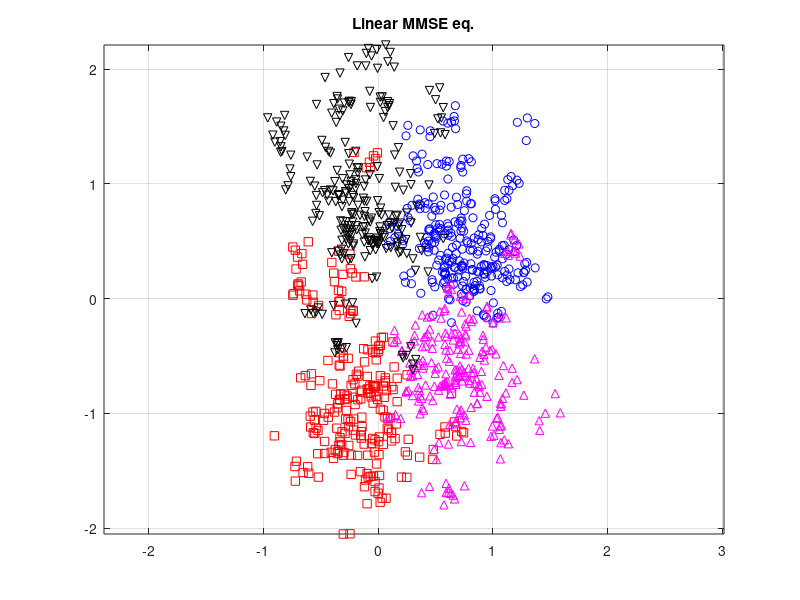
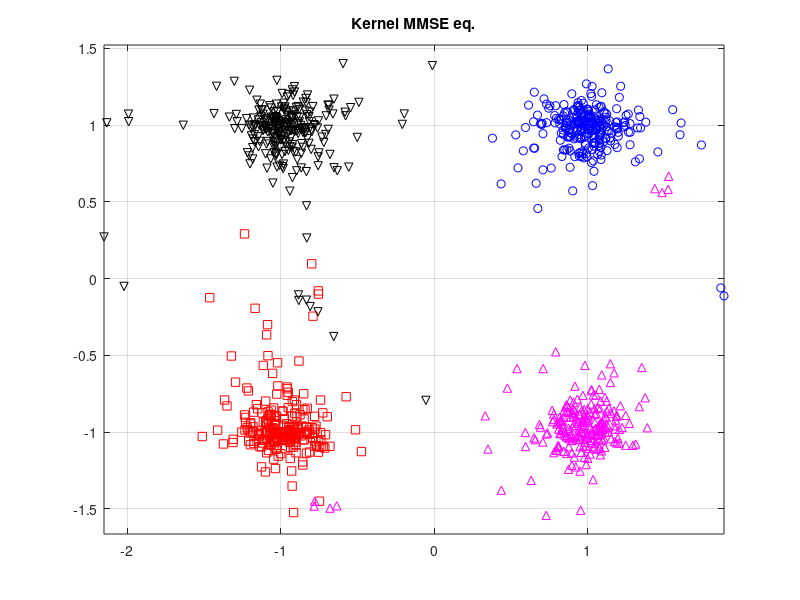

Recreate these plots in MATLAB, in order.
function kernels13
sn = 0.05;     % Noise std
L = 4;         % Filter length
p = sqrt(2)*2; % Kernel parameter
N = 1000;
h = [1 0.5-1j*0.5 .1+1j*.1]; % Linear channel impulse response

% Data
d = sign(randn(1,N)) + 1j*sign(randn(1,N));
d_test = sign(randn(1,N)) + 1j*sign(randn(1,N));

% Channel 
x = channel(d,h,sn);
x_test = channel(d_test,h,sn);

% Data matrix
X = buffer(x,L,L-1)';
X_test = buffer(x_test,L,L-1)';

% Equalization with Linear MMSE
R = X' * X;
R = R + sn^2*eye(size(R));
w = d * X / R;
y = w * X_test';
figure(1), plotresults(y,d_test), title('Linear MMSE eq.')

% Equalization with Kernel MMSE
K = kernel_matrix(X,X,p);
alpha = d * pinv(K + sn^2*eye(size(K)));
K_test = kernel_matrix(X_test,X,p);
y = alpha * K_test;
figure(2), plotresults(y,d_test), title('Kernel MMSE eq.')

function x = channel(d,h,s)
% Channel: Linear section
xl = filter(h,1,d);
% Channel: Nonlinear section
xnl = xl.^(1/3) + xl / 3;
% Noise
x = xnl + s*(randn(size(xl)) + 1j*randn(size(xl)));

function K = kernel_matrix(X1,X2,p)
N1 = size(X1,1);
N2 = size(X2,1);
aux = kron(X1,ones(N2,1)) - kron(ones(1,N1),X2')';
D = buffer(sum(aux.*conj(aux),2),N2,0);
K = exp(-D/(2*p));

function plotresults(y,d)
plot(real(y(d == 1+1j)),  imag(y(d == 1+1j)),  'bo'), hold on
plot(real(y(d == -1-1j)), imag(y(d == -1-1j)), 'rs')
plot(real(y(d == 1-1j)),  imag(y(d == 1-1j)),  'm^')
plot(real(y(d == -1+1j)), imag(y(d == -1+1j)), 'kv'), hold off
axis equal, grid on